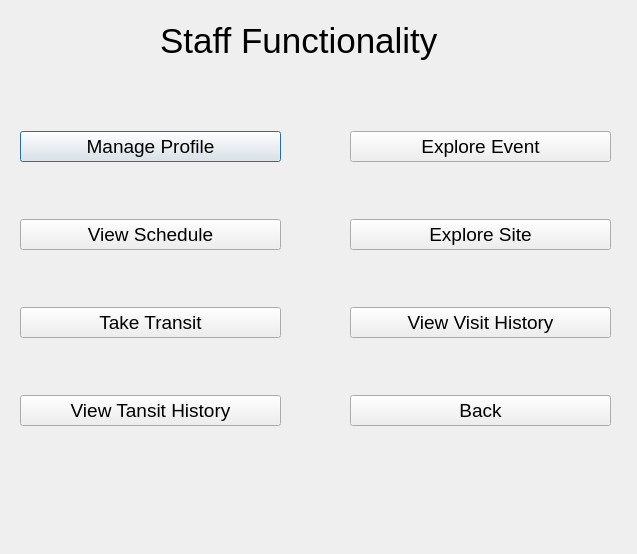
<?xml version="1.0" encoding="UTF-8"?>
<ui version="4.0">
 <class>staff_functionality_v</class>
 <widget class="QDialog" name="staff_functionality_v">
  <property name="geometry">
   <rect>
    <x>0</x>
    <y>0</y>
    <width>637</width>
    <height>554</height>
   </rect>
  </property>
  <property name="windowTitle">
   <string>0</string>
  </property>
  <widget class="QLabel" name="label">
   <property name="geometry">
    <rect>
     <x>160</x>
     <y>20</y>
     <width>331</width>
     <height>41</height>
    </rect>
   </property>
   <property name="font">
    <font>
     <pointsize>26</pointsize>
    </font>
   </property>
   <property name="text">
    <string>Staff Functionality</string>
   </property>
  </widget>
  <widget class="QWidget" name="verticalLayoutWidget">
   <property name="geometry">
    <rect>
     <x>20</x>
     <y>80</y>
     <width>261</width>
     <height>401</height>
    </rect>
   </property>
   <layout class="QVBoxLayout" name="verticalLayout">
    <item>
     <widget class="QPushButton" name="manage_profile_btn">
      <property name="font">
       <font>
        <pointsize>14</pointsize>
       </font>
      </property>
      <property name="text">
       <string>Manage Profile</string>
      </property>
     </widget>
    </item>
    <item>
     <widget class="QPushButton" name="view_schedule_btn">
      <property name="font">
       <font>
        <pointsize>14</pointsize>
       </font>
      </property>
      <property name="text">
       <string>View Schedule</string>
      </property>
     </widget>
    </item>
    <item>
     <widget class="QPushButton" name="take_transit_btn">
      <property name="font">
       <font>
        <pointsize>14</pointsize>
       </font>
      </property>
      <property name="text">
       <string>Take Transit</string>
      </property>
     </widget>
    </item>
    <item>
     <widget class="QPushButton" name="view_transit_history_btn">
      <property name="font">
       <font>
        <pointsize>14</pointsize>
       </font>
      </property>
      <property name="text">
       <string>View Tansit History</string>
      </property>
     </widget>
    </item>
   </layout>
  </widget>
  <widget class="QWidget" name="verticalLayoutWidget_2">
   <property name="geometry">
    <rect>
     <x>350</x>
     <y>80</y>
     <width>261</width>
     <height>401</height>
    </rect>
   </property>
   <layout class="QVBoxLayout" name="verticalLayout_2">
    <item>
     <widget class="QPushButton" name="explore_event_btn">
      <property name="font">
       <font>
        <pointsize>14</pointsize>
       </font>
      </property>
      <property name="text">
       <string>Explore Event</string>
      </property>
     </widget>
    </item>
    <item>
     <widget class="QPushButton" name="explore_site_btn">
      <property name="font">
       <font>
        <pointsize>14</pointsize>
       </font>
      </property>
      <property name="text">
       <string>Explore Site</string>
      </property>
     </widget>
    </item>
    <item>
     <widget class="QPushButton" name="view_visit_history_btn">
      <property name="font">
       <font>
        <pointsize>14</pointsize>
       </font>
      </property>
      <property name="text">
       <string>View Visit History</string>
      </property>
     </widget>
    </item>
    <item>
     <widget class="QPushButton" name="back_btn">
      <property name="font">
       <font>
        <pointsize>14</pointsize>
       </font>
      </property>
      <property name="text">
       <string>Back</string>
      </property>
     </widget>
    </item>
   </layout>
  </widget>
 </widget>
 <resources/>
 <connections/>
</ui>
